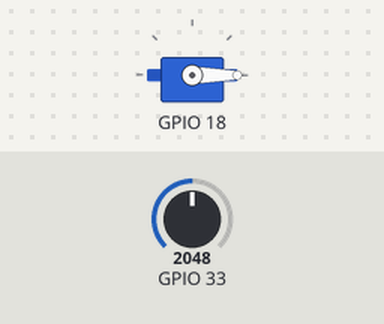
Bench run of a program on a simulated ESP32. Shown: servo. The inputs (shaded band) are chosen by the test bench; at power-on: GPIO 33 = 2048. Servo pulses on a pin are drawn as a servo (544–2400 µs = 0–180°).

Above: at 0.05 s.
At 0.55 s:
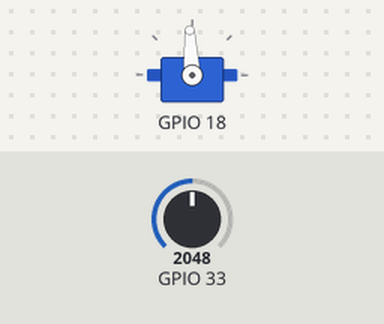
At 1.0 s:
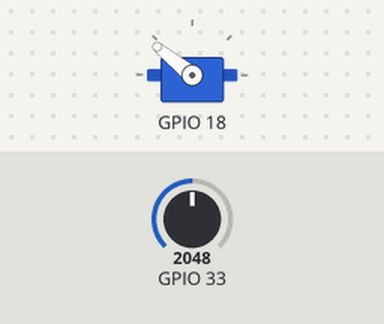
At 2.0 s:
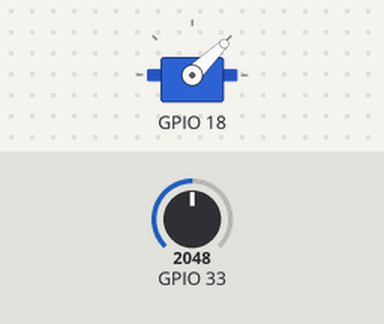
Timing chart, 0 to 4.6 s (numbered marks = the images above):
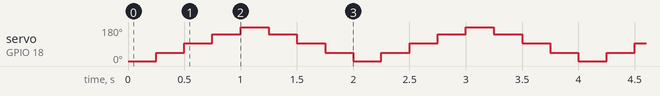

The program:

main.cpp
```cpp
#include <stdio.h>
#include <inttypes.h>
#include <driver/adc.h>
#include <driver/ledc.h>
#include <freertos/FreeRTOS.h>
#include <freertos/task.h>
#include "ServoIDF.h"
extern "C" void app_main();

long map(long x, long in_min, long in_max, long out_min, long out_max)
{
    return (x - in_min) * (out_max - out_min) / (in_max - in_min) + out_min;
}

void app_main()
{
    Servo servo(LEDC_CHANNEL_0, GPIO_NUM_18);
    adc1_config_width(ADC_WIDTH_BIT_12);
    adc1_config_channel_atten(ADC1_CHANNEL_5, ADC_ATTEN_DB_11);
    servo.init();

    int valorAnterior = -1;

    while (true)
    {
        int valor_adc = adc1_get_raw(ADC1_CHANNEL_5);
        int angulo = map(valor_adc, 0, 4095, 0, 180); // Ángulo de 0° a 180°

        // if (angulo != valorAnterior)
        // {
        //     servo.setAngle(angulo);
        //     printf("Angulo: %d\n",angulo);
        //     valorAnterior = angulo;
        // }
        // vTaskDelay(pdMS_TO_TICKS(50));
        servo.setAngle(0);
        vTaskDelay(pdMS_TO_TICKS(250));
        servo.setAngle(45);
        vTaskDelay(pdMS_TO_TICKS(250));
        servo.setAngle(90);
        vTaskDelay(pdMS_TO_TICKS(250));
        servo.setAngle(135);
        vTaskDelay(pdMS_TO_TICKS(250));
        servo.setAngle(180);
        vTaskDelay(pdMS_TO_TICKS(250));
        servo.setAngle(135);
        vTaskDelay(pdMS_TO_TICKS(250));
        servo.setAngle(90);
        vTaskDelay(pdMS_TO_TICKS(250));
        servo.setAngle(45);
        vTaskDelay(pdMS_TO_TICKS(250));
    }
}
```

ServoIDF.h
```cpp
#ifndef __SERVOIDF_H__
#define __SERVOIDF_H__

#include <stdio.h>
#include <inttypes.h>
#include <driver/ledc.h>
#include <freertos/FreeRTOS.h>
#include <freertos/task.h>

class Servo
{
private:
    ledc_channel_t channel;
    gpio_num_t gpio;

    static constexpr ledc_mode_t SPEED_MODE = LEDC_LOW_SPEED_MODE;
    static constexpr ledc_timer_t TIMER_NUM = LEDC_TIMER_0;
    static constexpr ledc_timer_bit_t DUTY_RESOLUTION = LEDC_TIMER_16_BIT;
    static constexpr uint32_t FREQUENCY = 50;
    static constexpr ledc_clk_cfg_t CLK_CONFIG = LEDC_AUTO_CLK;

    static constexpr uint32_t SERVO_MIN_PULSEWIDTH = 500;   // in µs
    static constexpr uint32_t SERVO_MAX_PULSEWIDTH = 2500;  // in µs
    static constexpr uint8_t SERVO_MAX_DEGREE = 180;

    long map(int x, long in_min, long in_max, long out_min, long out_max);

public:
    Servo(ledc_channel_t _channel, gpio_num_t _gpio);
    void init();
    void setAngle(int angle);
    ~Servo();
};

#endif // __SERVOIDF_H__
```

ServoIDF.cpp
```cpp
#include "ServoIDF.h"

Servo::Servo(ledc_channel_t _channel, gpio_num_t _gpio)
{
    channel = _channel;
    gpio = _gpio;
}

Servo::~Servo() {}

long Servo::map(int x, long in_min, long in_max, long out_min, long out_max)
{
    return (x - in_min) * (out_max - out_min) / (in_max - in_min) + out_min;
}

void Servo::init()
{
    ledc_timer_config_t ledc_timer = {
        .speed_mode = SPEED_MODE,
        .duty_resolution = DUTY_RESOLUTION,
        .timer_num = TIMER_NUM,
        .freq_hz = FREQUENCY,
        .clk_cfg = CLK_CONFIG};

    ledc_timer_config(&ledc_timer);

    ledc_channel_config_t ledc_channel = {
        .gpio_num = gpio,
        .speed_mode = SPEED_MODE,
        .channel = channel,
        .timer_sel = TIMER_NUM,
        .duty = 0,
        .hpoint = 0};

    ledc_channel_config(&ledc_channel);
}

void Servo::setAngle(int angle)
{
    int pulso_us = map(angle, 0, SERVO_MAX_DEGREE, SERVO_MIN_PULSEWIDTH, SERVO_MAX_PULSEWIDTH);
    int duty = (pulso_us * (1 << DUTY_RESOLUTION)) / 20000;

    ledc_set_duty(SPEED_MODE, channel, duty);
    ledc_update_duty(SPEED_MODE, channel);
}
```

Measured:
- by itself, servo on GPIO 18: repeats every 2.0 s: 93° 0.25 s, 141° 0.25 s, 180° 0.25 s, 141° 0.25 s, 93° 0.25 s, 44° 0.25 s, 0° 0.25 s, 44° 0.25 s
